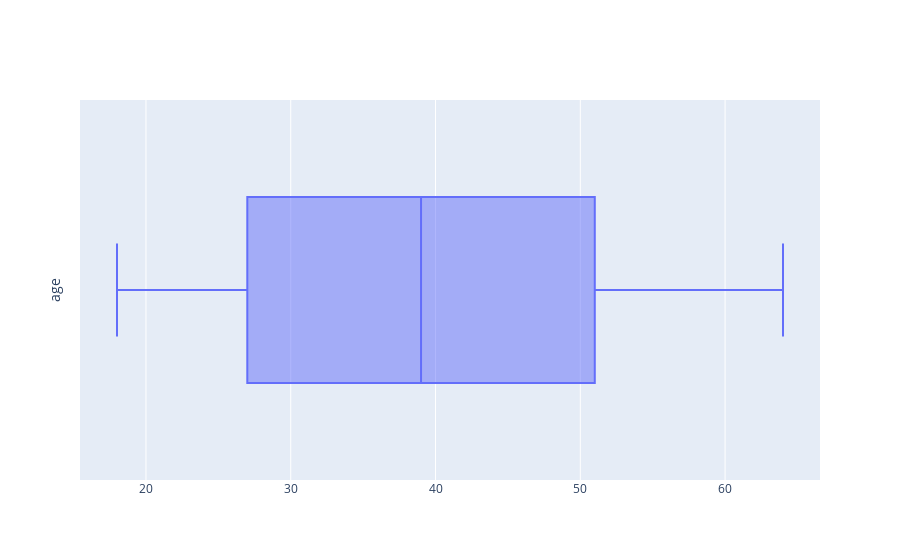
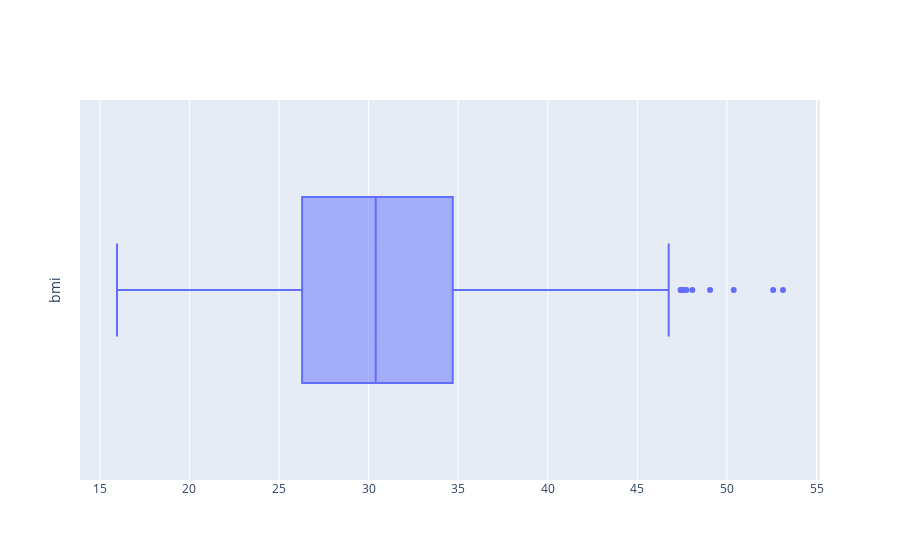
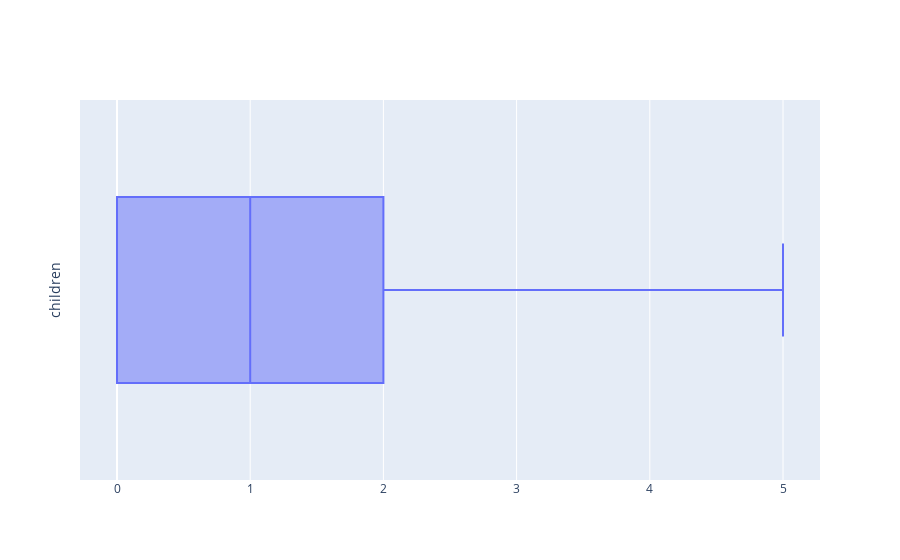
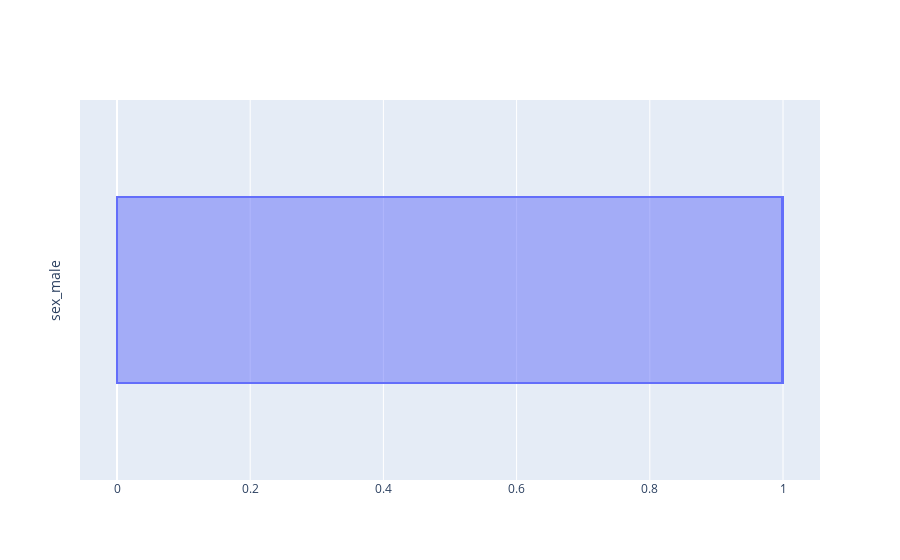

Notebook code for these charts, in order:
### Code cell
#boxplot
# import plotly.graph_objects as go

for i in df_num:
    fig = go.Figure()
    fig.add_trace(go.Box(x=df[i], name=""))


    fig.update_layout({
        'xaxis': {
            'title_text': "",
        },
        'yaxis': {
            'title_text': i,
        },
        })
    fig.update_traces(orientation='h') # horizontal box plots
                    
    fig.show()

### Figure 1 — Plotly figure (JSON) as saved in the notebook; plotly's stock layout.template omitted (floating-point values rounded to 4 significant figures; data arrays with more than 128 entries replaced by an {"elided": "..."} marker saying what was removed)
{"data": [{"name": "", "orientation": "h", "type": "box", "x": {"elided": "1338 int values"}}], "layout": {"xaxis": {"title": {"text": ""}}, "yaxis": {"title": {"text": "age"}}}}

### Figure 2 — Plotly figure (JSON) as saved in the notebook; plotly's stock layout.template omitted (floating-point values rounded to 4 significant figures; data arrays with more than 128 entries replaced by an {"elided": "..."} marker saying what was removed)
{"data": [{"name": "", "orientation": "h", "type": "box", "x": {"elided": "1338 float values"}}], "layout": {"xaxis": {"title": {"text": ""}}, "yaxis": {"title": {"text": "bmi"}}}}

### Figure 3 — Plotly figure (JSON) as saved in the notebook; plotly's stock layout.template omitted (floating-point values rounded to 4 significant figures; data arrays with more than 128 entries replaced by an {"elided": "..."} marker saying what was removed)
{"data": [{"name": "", "orientation": "h", "type": "box", "x": {"elided": "1338 int values"}}], "layout": {"xaxis": {"title": {"text": ""}}, "yaxis": {"title": {"text": "children"}}}}

### Figure 4 — Plotly figure (JSON) as saved in the notebook; plotly's stock layout.template omitted (floating-point values rounded to 4 significant figures; data arrays with more than 128 entries replaced by an {"elided": "..."} marker saying what was removed)
{"data": [{"name": "", "orientation": "h", "type": "box", "x": {"elided": "1338 int values"}}], "layout": {"xaxis": {"title": {"text": ""}}, "yaxis": {"title": {"text": "sex_male"}}}}
